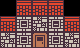

A level layout from a 2D game, rendered from its tile map. Below: a short description, then the map file with its tile-grid data intact:
An orthogonal 5x3 tile map with 16x16 px tiles, 1 tile layer (Warstwa Kafelków 1).

<map version="1.2" tiledversion="1.2.4" orientation="orthogonal" renderorder="right-up" width="5" height="3" tilewidth="16" tileheight="16" infinite="0" nextlayerid="2" nextobjectid="1">
 <tileset firstgid="1" source="tileset.tsx" />
 <layer id="1" name="Warstwa Kafelków 1" width="5" height="3">
  <data encoding="csv">
0,34,34,34,0,
34,21,17,21,34,
17,21,29,21,17
</data>
 </layer>
</map>
